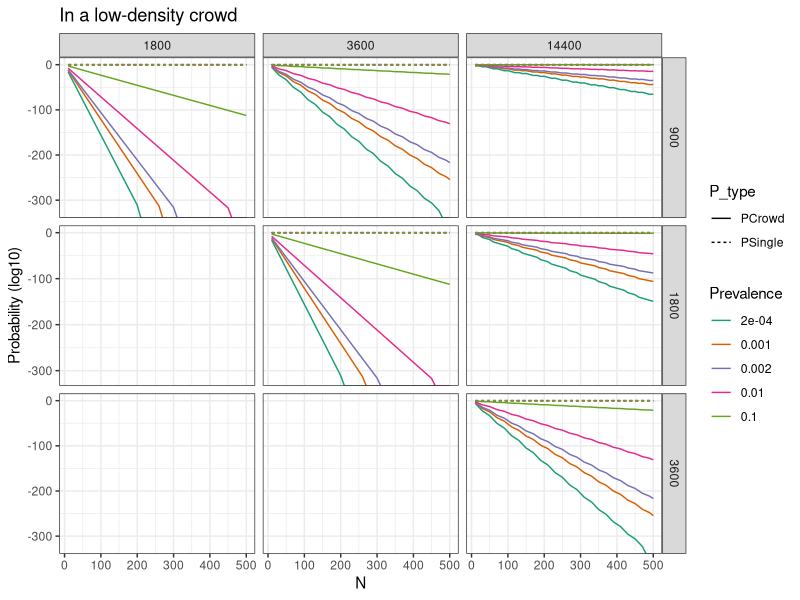
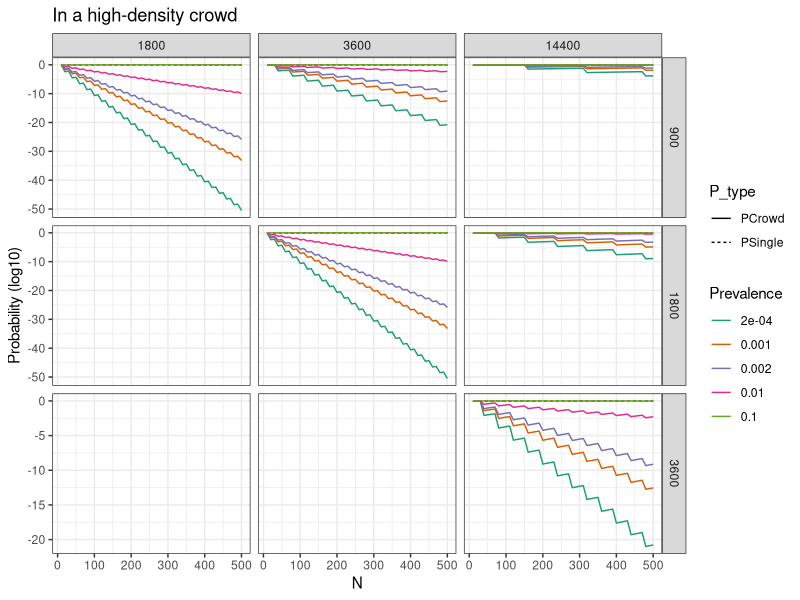
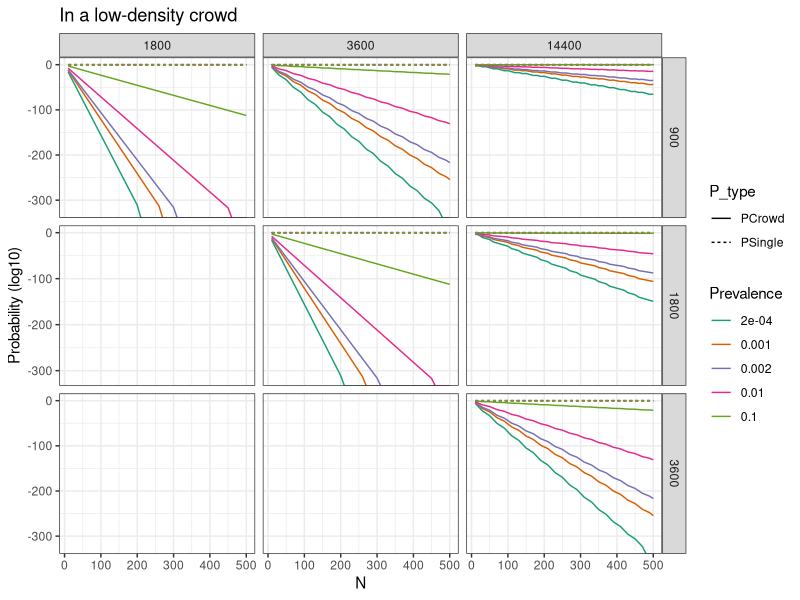
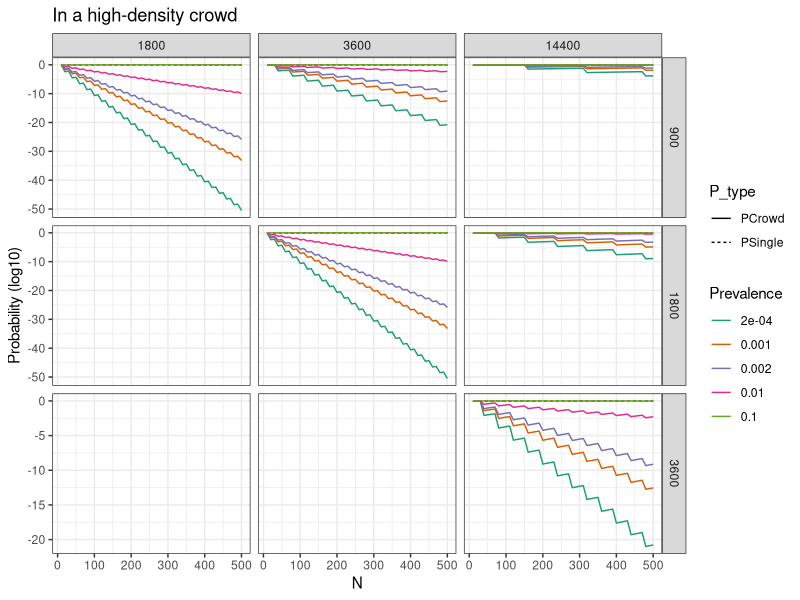

Write R code to recreate these figures, in order.
## ---- chunk 1
library(tidyverse)
theme_set(theme_bw())
## ---- chunk 2
prevs = c(1/10,1/100,1/500,1/1000,1/5000)
t_ths = c(900,1800,3600)
t_tots = c(900,1800,3600,4*3600)
c_dens = c(1,10)
ns = seq(10,500,10)

df = data.frame(Prevalence = NA, 
                TimeThresh = NA, 
                TimeTotal = NA, 
                CrowdDensity = NA,
                N = NA, 
                NThresh = NA, 
                PSingle = NA, 
                PCrowd = NA)

for (prev in prevs){
    for (n in ns){
        for (t_total in t_tots){
            for (den in c_dens){
                for (t_thresh in t_ths[t_ths < t_total]){
                    p_single = prev
                    n_thresh = round(n*t_thresh/t_total)/den
                    p_crowd = pbinom(n_thresh - 1, n, prev,
                                     lower.tail = FALSE,
                                     log.p = TRUE)
                    df = rbind(df,
                               data.frame(Prevalence = prev,
                                          TimeThresh = t_thresh,
                                          TimeTotal = t_total,
                                          CrowdDensity = den,
                                          N = n,
                                          NThresh = n_thresh,
                                          PSingle = p_single,
                                          PCrowd = p_crowd))
                }
            }
        }
    }
}
df = df[-1,]
#head(df)

df_long = (df
      %>% mutate_at(c('Prevalence','TimeThresh','TimeTotal',
                      'CrowdDensity'), factor)
      %>% gather(P_type, Probability, PSingle, PCrowd)
      %>% mutate(Probability = log10(exp(Probability))))
#head(df_long)

plt_1 = ggplot(filter(df_long, CrowdDensity == 1), 
             aes(N, Probability)) +
    geom_line(aes(linetype = P_type, colour = Prevalence)) +
    facet_grid(TimeThresh ~ TimeTotal, scale = 'free_y') +
    ylab('Probability (log10)') +
    scale_colour_brewer(palette = 'Dark2') +
    ggtitle('In a low-density crowd')
plt_1
pdf('tradeoffs_low.pdf')
plt_1
dev.off()

plt_10 = plt_1 %+% filter(df_long, CrowdDensity == 10) +
    ggtitle('In a high-density crowd')
plt_10

pdf('tradeoffs_high.pdf')
plt_10
dev.off()

filter(df, PCrowd > PSingle)
